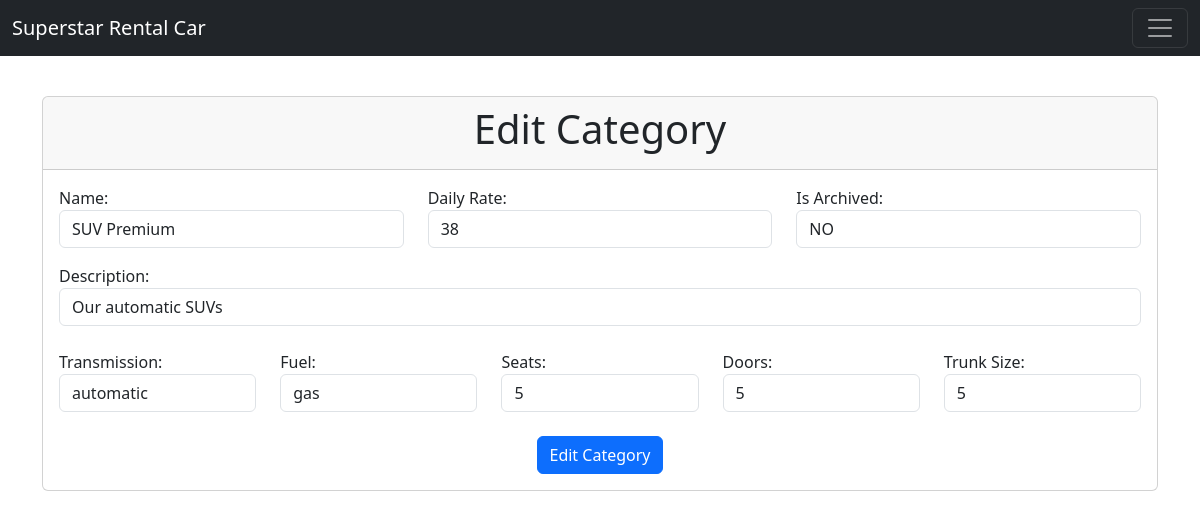
Before: /html/admin/categoryEdit.php?categoryId=6 (signed in) with the older database file.
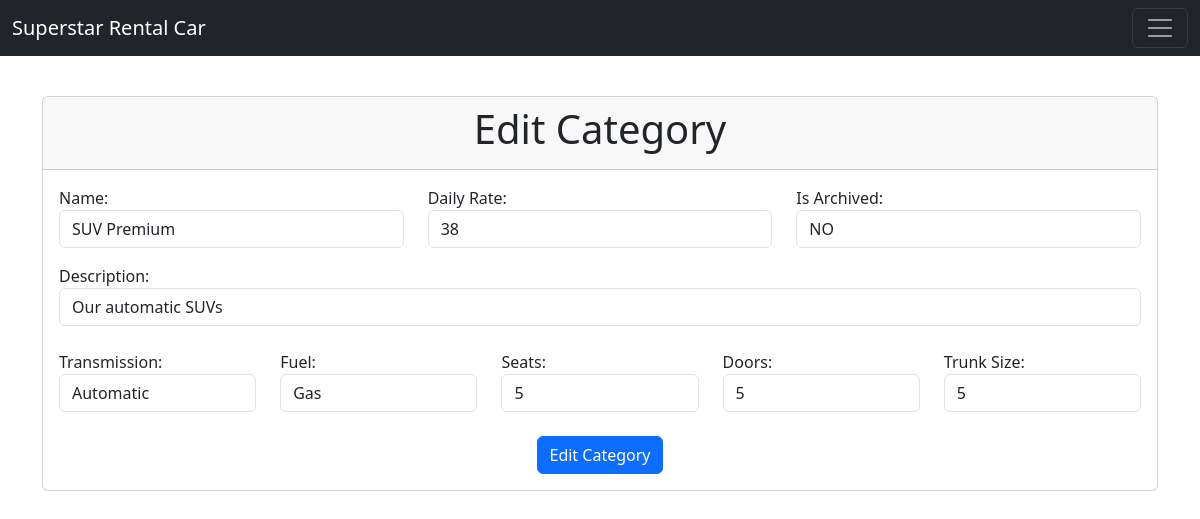
After: the same page with the newer database file.
### tables this page shows
CREATE TABLE IF NOT EXISTS category (
    id INT UNSIGNED NOT NULL AUTO_INCREMENT PRIMARY KEY,
    name VARCHAR(45) NOT NULL,
    description VARCHAR(90) NOT NULL,
    dailyRate FLOAT(2) NOT NULL,
    isArchived BOOLEAN NOT NULL DEFAULT FALSE
);

CREATE TABLE IF NOT EXISTS category_property (
    category_id INT UNSIGNED NOT NULL,
    property_id INT UNSIGNED NOT NULL,
    propertyValue VARCHAR(45) NOT NULL,
    PRIMARY KEY (category_id, property_id),
    CONSTRAINT fk_category_property_category
        FOREIGN KEY (category_id)
        REFERENCES category(id),
    CONSTRAINT fk_category_property_property
        FOREIGN KEY (property_id)
        REFERENCES property(id)
);

CREATE TABLE IF NOT EXISTS property (
    id INT UNSIGNED NOT NULL AUTO_INCREMENT PRIMARY KEY,
    name VARCHAR(45) NOT NULL
);

### src/RentACar/DBModel.php (called while the page is built, shortened)
<?php
require_once($_SERVER['DOCUMENT_ROOT'] . '/RentACar/MyConnect.php');
trait DBModel
{
    protected ?int $id = null;
    public function getId(): int
    {
        return $this->id;
    }
    public static function find(int $id, string $tableName = ''): self
    {
        $connection = MyConnect::getInstance()->getConnection();
        if ($tableName === '') {
            $class_parts = explode('\\', static::class);
            $tableName = end($class_parts);
            $tableName = self::camelToSnake($tableName);
        }
        $sql = "SELECT * FROM " . $tableName . " WHERE id = ?";
        $stmt = $connection->prepare($sql);
        $stmt->execute([$id]);
        $result = $stmt->fetchObject(static::class);
        return $result;
    }
    public static function rawSQL(string $sql): \PDOStatement
    {
        $connection = MyConnect::getInstance();
        return $connection->query($sql);
    }
    public static function camelToSnake($camelCase): string
    {
        $result = '';
        for ($i = 0; $i < strlen($camelCase); $i++) {
            $char = $camelCase[$i];
            if (ctype_upper($char)) {
                $result .= '_' . strtolower($char);
            } else {
                $result .= $char;
            }
        }
        return ltrim($result, '_');
    }
}

### src/RentACar/Category.php (called while the page is built, shortened)
<?php
require_once $_SERVER['DOCUMENT_ROOT'] . '/RentACar/DBModel.php';
require_once $_SERVER['DOCUMENT_ROOT'] . '/RentACar/Property.php';
class Category {
    protected ?string $name = null;
    protected ?string $description = null;
    protected ?array $properties = null;
    protected ?float $dailyRate = null;
    protected ?bool $isArchived = null;
    public function getName(): ?string
    {
        return $this->name;
    }
    public function getDescription(): ?string
    {
        return $this->description;
    }
    public function getProperties(): ?array
    {
        return $this->properties;
    }
    public function getIsArchived(): bool
    {
        return $this->isArchived;
    }
    public function loadProperties(): self
    {
        try {
            $categoryId = $this->id;
            $stmt = self::rawSQL("
                SELECT p.id, p.name, cp.propertyValue FROM property p
                LEFT OUTER JOIN category_property cp ON cp.property_id = p.id
                WHERE cp.category_id = $categoryId;
            ");
            $results = [];
            while($row = $stmt->fetchObject(Property::class)) {
                $results[] = $row;
            }
            $this->properties = $results;
        } catch(e) {
        }
        return $this;
    }
    public function getDailyRate(): float
    {
        return $this->dailyRate;
    }
}

### src/RentACar/MyConnect.php (called while the page is built, shortened)
<?php
class MyConnect
{
    protected $connection;
    private static $instance = null;
    private function __construct()
    {
        $config = parse_ini_file('db.ini');
        $dbh = "mysql:host={$config['DBHOST']};dbname={$config['DBNAME']}";
        try {
            $this->connection = new \PDO($dbh, $config['DBUSER'], $config['DBPASS']);
            $this->connection->setAttribute(\PDO::ATTR_ERRMODE, \PDO::ERRMODE_EXCEPTION);
        } catch (\PDOException $e) {
            throw new \PDOException($e->getMessage(), (int)$e->getCode());
        }
    }
    public static function getInstance(): self
    {
        if (self::$instance == null) {
            self::$instance = new MyConnect();
        }
        return self::$instance;
    }
    public function query(string $sql)
    {
        return $this->connection->query($sql);
    }
}

### src/RentACar/Property.php (called while the page is built, shortened)
<?php
require_once $_SERVER['DOCUMENT_ROOT'] . '/RentACar/DBModel.php';
class Property {
    protected ?string $name = null;
    protected ?string $propertyValue = null;
    public function getName(): string
    {
        return $this->name;
    }
    public function getPropertyValue()
    {
        return $this->propertyValue;
    }
}

### src/html/admin/categoryEdit.php (the view, shortened to what this page needs)
<?php
require_once $_SERVER['DOCUMENT_ROOT'] . '/html/components/header.php';
require_once $_SERVER['DOCUMENT_ROOT'] . '/RentACar/Category.php';
require_once $_SERVER['DOCUMENT_ROOT'] . '/RentACar/Property.php';
if (empty($_GET['categoryId'])) {
} else {
    try {
        $category = Category::find($_GET['categoryId']);
        $category->loadProperties();
    } catch(e) {
    }
}
echo getHeader();
?>
<body>
    <?php include $_SERVER['DOCUMENT_ROOT'] . '/html/components/navbar.inc.php'; ?>
    <div class="container mt-5">
        <div class="row mt-5 mb-2">
            <div class="col">
                <div class="card mt-5 mb-4">
                    <div class="card-header">
                        <h1 class="text-center">Edit Category</h1>
                    </div>
                    <div class="card-body">
                        <form action="/app/admin/categoryEdit.php" method="post">
                            <div class="row mb-3">
                                <div class="col-md-4 col-sm-12">
                                    <label for="name">
                                        Name:
                                    </label>
                                    <input type="text" class="form-control" name="name" value="<?php echo $category->getName(); ?>">
                                </div>
                                <div class="col-md-4 col-sm-12">
                                    <label for="dailyRate">
                                        Daily Rate:
                                    </label>
                                    <input class="form-control" type="number" step="0.01" name="dailyRate" value="<?php echo $category->getDailyRate(); ?>">
                                </div>
                                <div class="col-md-4 col-sm-12">
                                    <label for="isArchived">
                                        Is Archived:
                                    </label>
                                    <select class="form-control" name="isArchived" id="selectIsArchived">
                                        <option
                                            value="0"
                                            <?php echo $category->getIsArchived() ? null : 'selected'; ?>
                                        >
                                            NO
                                        </option>
                                    </select>
                                </div>
                            </div>
                            <div class="row mb-4">
                                <div class="col">
                                    <label for="description">
                                        Description:
                                    </label>
                                    <input type="text" class="form-control" name="description" value="<?php echo $category->getDescription(); ?>">
                                </div>
                            </div>
                            <div class="row mb-4">
                                <?php foreach ($category->getProperties() as $property) { ?>
                                    <div class="col-md col-sm-12">
                                        <label for="property-<?php echo $property->getId(); ?>">
                                            <?php echo $property->getName(); ?>:
                                        </label>
                                        <input type="text" class="form-control" name="property-<?php echo $property->getId(); ?>" value=<?php echo $property->getPropertyValue(); ?>>
                                    </div>
                                <?php } ?>
                            </div>
                            <div class="d-flex justify-content-center">
                                <input
                                    type="submit"
                                    class="btn btn-primary"
                                    name="categoryEdit"
                                    value="Edit Category"
                                />
                            </div>
                        </form>
                    </div>
                </div>
            </div>
        </div>
    </div>
</body>
</html>

### src/html/components/header.php (shortened to what this page needs)
<?php
function getHeader() {
$html = '<!DOCTYPE html>
<html lang="en">
<head>
    <meta charset="UTF-8">
    <meta name="viewport" content="width=device-width, initial-scale=1.0">
    <title>Superstar Rental A Car</title>
    <link rel="shortcut icon" href="/img/car.png" type="image/x-icon">
    <link href="https://cdn.jsdelivr.net/npm/bootstrap@5.3.3/dist/css/bootstrap.min.css" rel="stylesheet"
>
    <script src="https://cdn.jsdelivr.net/npm/bootstrap@5.3.3/dist/js/bootstrap.bundle.min.js"
>
    </script>
    <link rel="stylesheet" href="/css/style.css">
</head>';
    return $html;
}

### src/html/components/navbar.inc.php (shortened to what this page needs)
<nav class="navbar navbar-dark bg-dark fixed-top">
    <div class="container-fluid">
        <a class="navbar-brand" href="/html/admin/dashboard.php">Superstar Rental Car</a>
        <button class="navbar-toggler" type="button" data-bs-toggle="offcanvas"
            data-bs-target="#offcanvasDarkNavbar" aria-controls="offcanvasDarkNavbar"
            aria-label="Toggle navigation">
            <span class="navbar-toggler-icon"></span>
        </button>
    </div>
</nav>

### src/css/style.css (style rules this page uses)
body { min-height: 100vh; }

Changed rows visible on the page:
changed category_property "Transmission": propertyValue "automatic" → "Automatic"
changed category_property "Fuel": propertyValue "gas" → "Gas"
